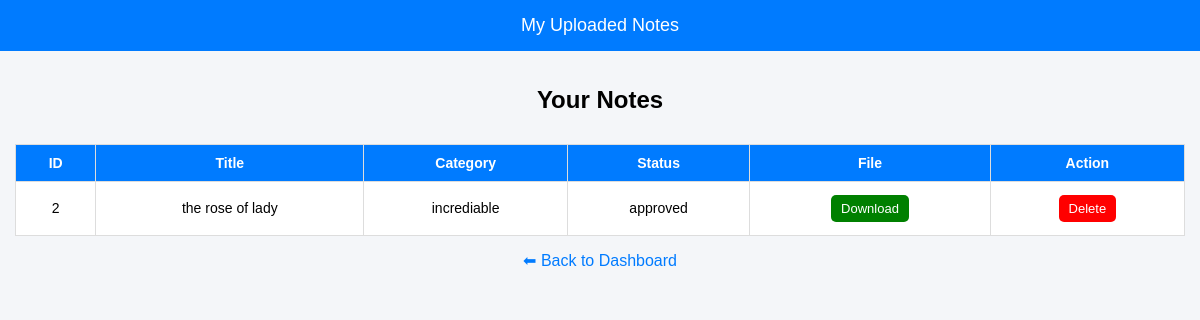
/my_notes (signed in), run on the app's committed database.
### tables this page shows
CREATE TABLE notes (
id INTEGER PRIMARY KEY AUTOINCREMENT,
username TEXT,
title TEXT,
category TEXT,
filename TEXT,
status TEXT
);

### app.py (the view)
@app.route("/my_notes")
def my_notes():
    if "user" not in session:
        return redirect("/")
    conn = sqlite3.connect("notes.db")
    cursor = conn.cursor()
    cursor.execute(
        "SELECT * FROM notes WHERE username=?",
        (session["user"],)
    )
    notes = cursor.fetchall()
    conn.close()
    return render_template("my_notes.html", notes=notes)

### templates/my_notes.html (shortened to what this page needs)
<!DOCTYPE html>
<html>
<head>
</head>
<body>
    <div class="header">
        My Uploaded Notes
    </div>
    <div class="container">
        <h2>Your Notes</h2>
        <div class="table-container">
            <table>
                <tr>
                    <th>ID</th>
                    <th>Title</th>
                    <th>Category</th>
                    <th>Status</th>
                    <th>File</th>
                    <th>Action</th>
                </tr>
                {% for note in notes %}
                <tr>
                    <td>{{note[0]}}</td>
                    <td>{{note[2]}}</td>
                    <td>{{note[3]}}</td>
                    <td>{{note[5]}}</td>
                    <td>
                        <a href="/download/{{note[4]}}" class="btn download">Download</a>
                    </td>
                    <td>
                        <a href="/delete_my_note/{{note[0]}}" class="btn delete">Delete</a>
                    </td>
                </tr>
                {% endfor %}
            </table>
        </div>
        <a href="/dashboard" class="back">⬅ Back to Dashboard</a>
    </div>
</body>
</html>

### templates/my_notes.html (style rules this page uses)
body { font-family: Arial, sans-serif; margin: 0; background: #f4f6f9; }
.header { background: #007bff; color: white; padding: 15px; text-align: center; font-size: 18px; }
.container { padding: 15px; }
h2 { text-align: center; }
.table-container { overflow-x: auto; }
table { width: 100%; border-collapse: collapse; background: white; margin-top: 10px; }
th, td { padding: 10px; border: 1px solid #ddd; text-align: center; font-size: 14px; }
th { background: #007bff; color: white; }
.btn { display: inline-block; padding: 6px 10px; margin: 3px; border-radius: 5px; text-decoration: none; font-size: 13px; color: white; }
.download { background: green; }
.delete { background: red; }
.back { display: block; text-align: center; margin-top: 15px; color: #007bff; text-decoration: none; }

### data on the page
notes: id "2", title "the rose of lady", category "incrediable", status "approved"
